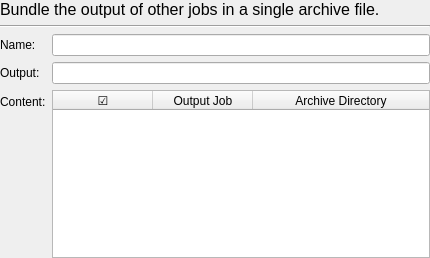
<?xml version="1.0" encoding="UTF-8"?>
<ui version="4.0">
 <class>librepcb::editor::ArchiveOutputJobWidget</class>
 <widget class="QWidget" name="librepcb::editor::ArchiveOutputJobWidget">
  <property name="geometry">
   <rect>
    <x>0</x>
    <y>0</y>
    <width>430</width>
    <height>258</height>
   </rect>
  </property>
  <property name="windowTitle">
   <string>Form</string>
  </property>
  <layout class="QFormLayout" name="formLayout">
   <property name="leftMargin">
    <number>0</number>
   </property>
   <property name="topMargin">
    <number>0</number>
   </property>
   <property name="rightMargin">
    <number>0</number>
   </property>
   <property name="bottomMargin">
    <number>0</number>
   </property>
   <item row="0" column="0" colspan="2">
    <widget class="QLabel" name="label">
     <property name="font">
      <font>
       <pointsize>12</pointsize>
      </font>
     </property>
     <property name="text">
      <string>Bundle the output of other jobs in a single archive file.</string>
     </property>
     <property name="wordWrap">
      <bool>true</bool>
     </property>
    </widget>
   </item>
   <item row="1" column="0" colspan="2">
    <widget class="Line" name="line">
     <property name="orientation">
      <enum>Qt::Horizontal</enum>
     </property>
    </widget>
   </item>
   <item row="2" column="0">
    <widget class="QLabel" name="label_4">
     <property name="text">
      <string>Name:</string>
     </property>
    </widget>
   </item>
   <item row="2" column="1">
    <widget class="QLineEdit" name="edtName"/>
   </item>
   <item row="3" column="0">
    <widget class="QLabel" name="label_3">
     <property name="text">
      <string>Output:</string>
     </property>
    </widget>
   </item>
   <item row="3" column="1">
    <widget class="QLineEdit" name="edtOutput"/>
   </item>
   <item row="4" column="0">
    <widget class="QLabel" name="label_2">
     <property name="text">
      <string>Content:</string>
     </property>
    </widget>
   </item>
   <item row="4" column="1">
    <widget class="QTableWidget" name="tblInput">
     <property name="sizeAdjustPolicy">
      <enum>QAbstractScrollArea::AdjustToContents</enum>
     </property>
     <property name="selectionMode">
      <enum>QAbstractItemView::NoSelection</enum>
     </property>
     <property name="verticalScrollMode">
      <enum>QAbstractItemView::ScrollPerPixel</enum>
     </property>
     <property name="showGrid">
      <bool>false</bool>
     </property>
     <property name="wordWrap">
      <bool>false</bool>
     </property>
     <property name="cornerButtonEnabled">
      <bool>false</bool>
     </property>
     <property name="columnCount">
      <number>3</number>
     </property>
     <attribute name="horizontalHeaderMinimumSectionSize">
      <number>5</number>
     </attribute>
     <attribute name="horizontalHeaderStretchLastSection">
      <bool>true</bool>
     </attribute>
     <attribute name="verticalHeaderVisible">
      <bool>false</bool>
     </attribute>
     <attribute name="verticalHeaderMinimumSectionSize">
      <number>15</number>
     </attribute>
     <attribute name="verticalHeaderDefaultSectionSize">
      <number>20</number>
     </attribute>
     <column>
      <property name="text">
       <string notr="true">☑</string>
      </property>
     </column>
     <column>
      <property name="text">
       <string>Output Job</string>
      </property>
     </column>
     <column>
      <property name="text">
       <string>Archive Directory</string>
      </property>
     </column>
    </widget>
   </item>
  </layout>
 </widget>
 <resources/>
 <connections/>
</ui>
